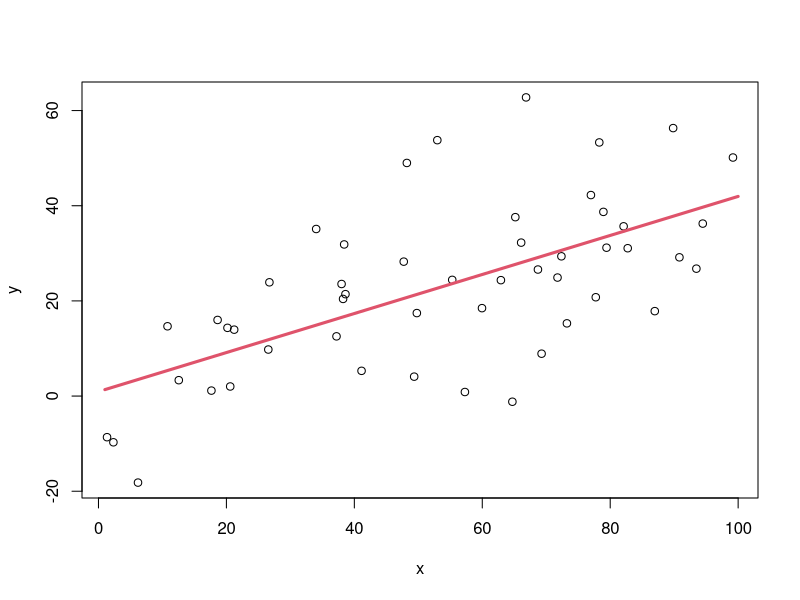
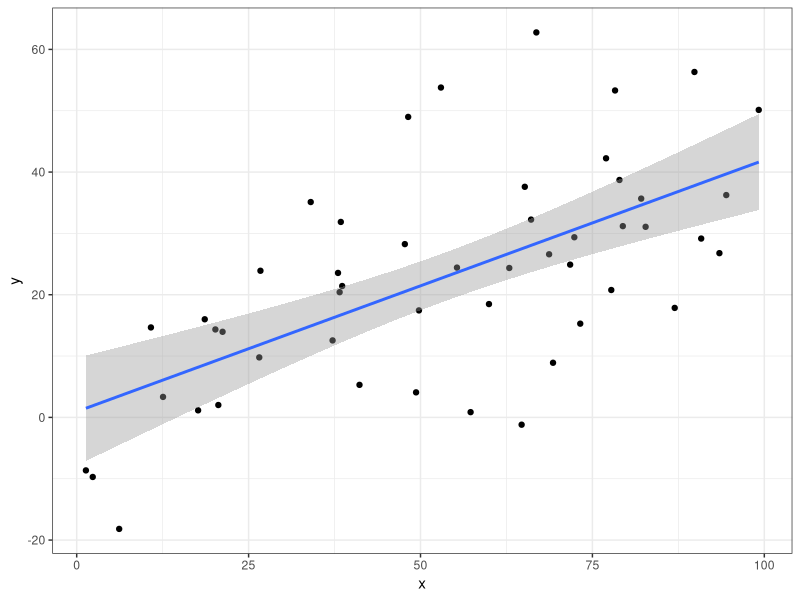
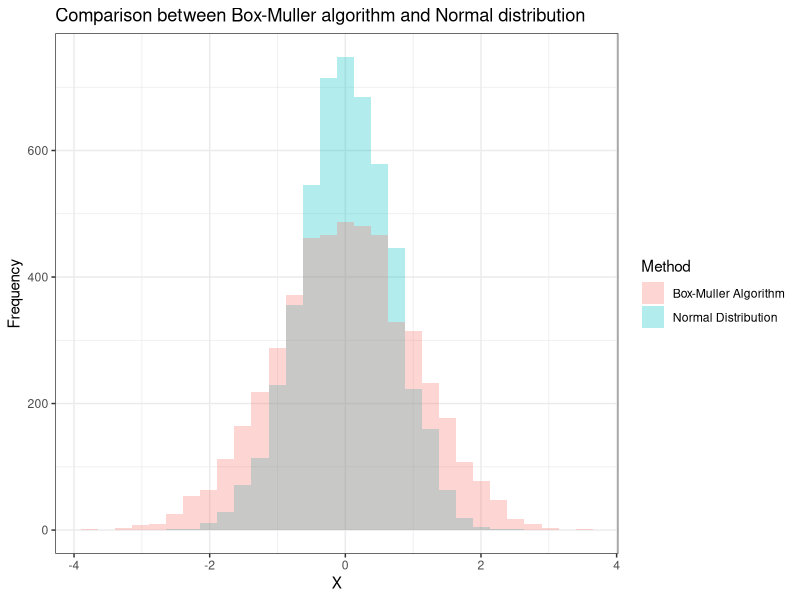

Reproduce these figures in R, in order.
## ---- chunk 1
knitr::opts_chunk$set(echo = TRUE)
library(microbenchmark)
library(ggplot2)
## ---- chunk 2
q1 <- function(n, p) {
    random.binomial <- c()
    for (i in 1:n) {
        random.uniform <- runif(n, 0, 1)
        random.bernoulli <- as.numeric(random.uniform < p)
        random.binomial[i] <- sum(random.bernoulli)
    }
    return(random.binomial)
}
## ---- chunk 3
microbenchmark(rbinom(n = 100, size = 100, p = 0.25),
               q1(n = 100, p = 0.25),
               times = 100)
## ---- chunk 4
set.seed(1)

# using base plot function
x <- runif(50, 0, 100)
y <- 0.4 * x + rnorm(50, 0, 15)
df <- data.frame(x, y)
mod <- lm(y ~ x, data = df)
x_new <- 1:100
pred <- predict(mod, newdata=data.frame(x = x_new))
plot(df)
lines(x_new, pred, lwd = 3, col = 2)

# using ggplot function
ggplot(df, aes(x, y)) +
    geom_point() +
    geom_smooth(method='lm') +
    theme_bw()
## ---- chunk 5
newrnorm <- function (n) 
    {
        u1 <- runif(n/2, 0, 1)
        u2 <- runif(n/2, 0, 1)
        theta <- 2 * pi * u2
        R <- sqrt(-2 * log10(u1))
        x <- R * cos(theta)
        y <- R * sin(theta)
        vec <- c(x, y)
        vec
}

x <- seq(-2, 2, length.out = 5000)
y1 <- newrnorm(5000) 
y2 <- rnorm(5000)
Y <- data.frame(y1, y2)

ggplot(data=Y, aes(x= y1, fill = "red")) + 
    geom_histogram(alpha = 0.3) + 
    geom_histogram(aes(x= y2, fill = "blue"), alpha = 0.3) +
    labs(x="X", y="Frequency", title = "Comparison between Box-Muller algorithm and Normal distribution ") +
    scale_fill_discrete(name = "Method", labels=c("Box-Muller Algorithm","Normal Distribution")) +
    theme_bw()
